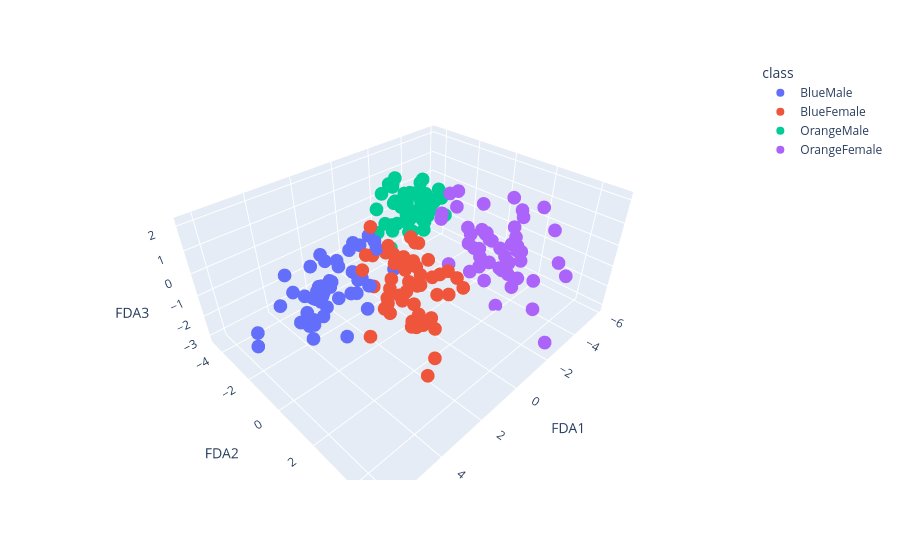

Write notebook code for a chart like this one.
### Code cell
fig = px.scatter_3d(crabs_standarized, x='FDA1', y='FDA2', z='FDA3',
              color='class')
fig.show()
